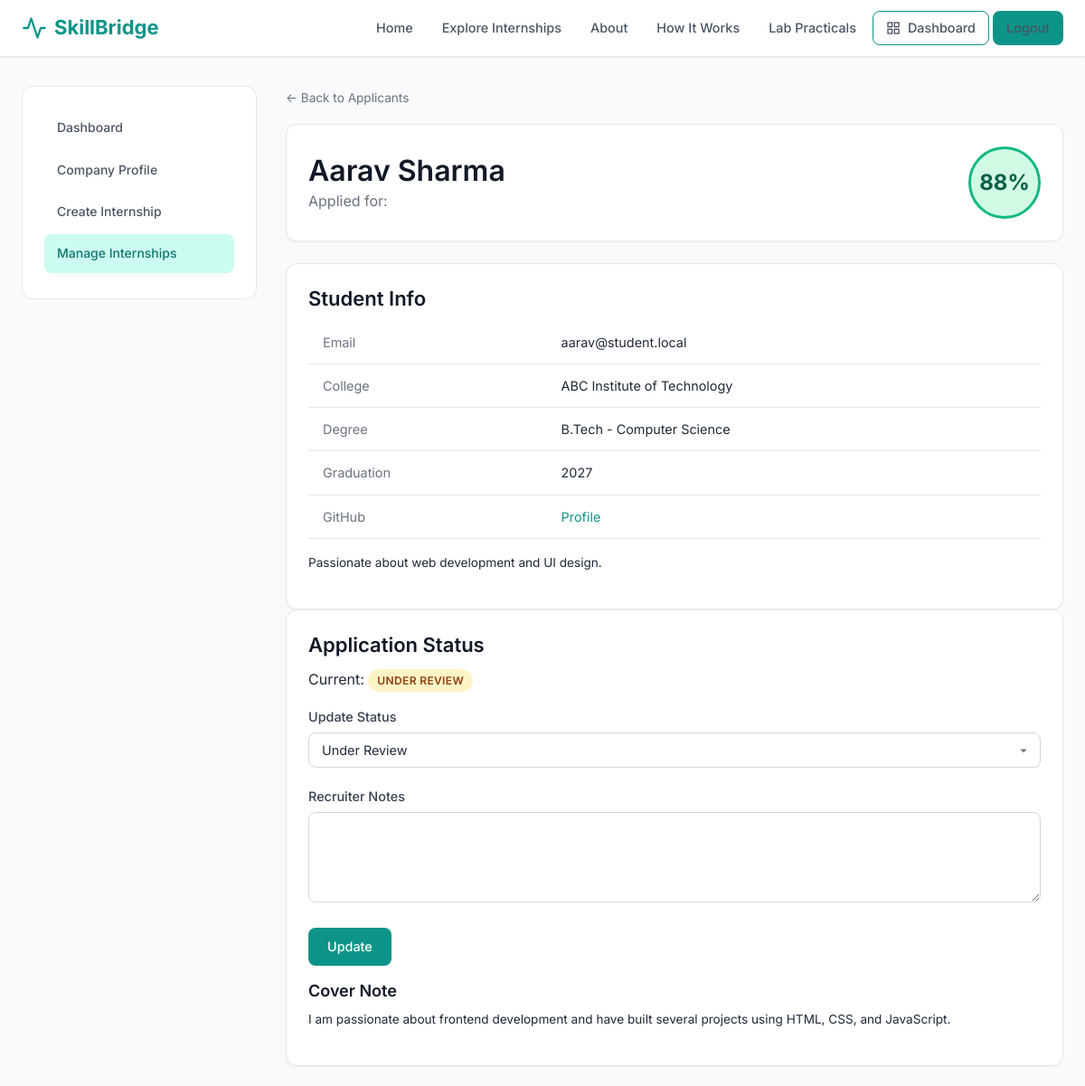
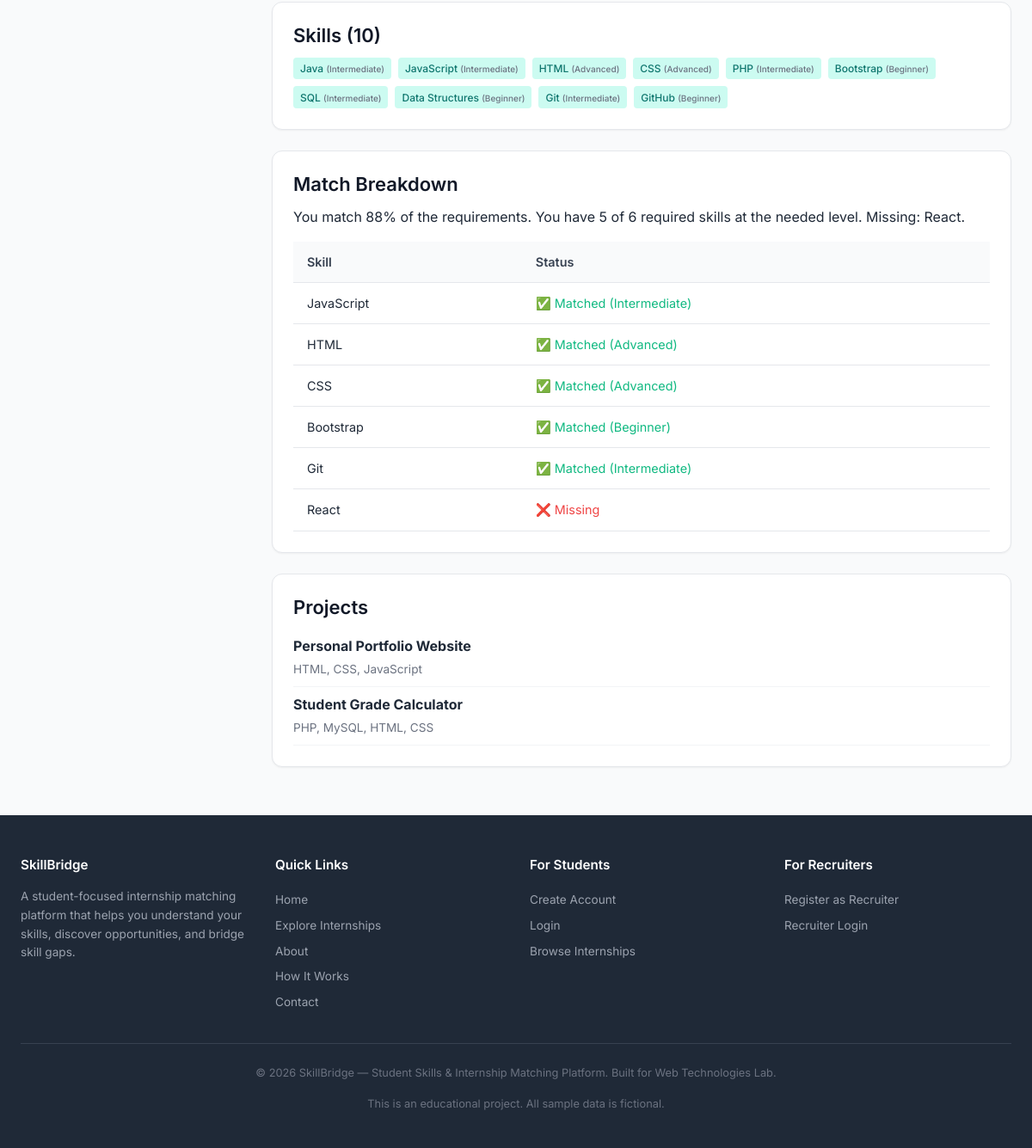
Page /recruiter/candidate-details.php?application_id=1 (signed in) on the committed database (2 pictures, top to bottom).
### tables this page shows
CREATE TABLE student_profiles (
    id INT AUTO_INCREMENT PRIMARY KEY,
    user_id INT NOT NULL,
    college VARCHAR(200) DEFAULT NULL,
    degree VARCHAR(100) DEFAULT NULL,
    branch VARCHAR(100) DEFAULT NULL,
    graduation_year INT DEFAULT NULL,
    preferred_role VARCHAR(100) DEFAULT NULL,
    preferred_location VARCHAR(100) DEFAULT NULL,
    preferred_mode ENUM('remote', 'hybrid', 'onsite') DEFAULT NULL,
    github_url VARCHAR(255) DEFAULT NULL,
    portfolio_url VARCHAR(255) DEFAULT NULL,
    resume_path VARCHAR(255) DEFAULT NULL,
    bio TEXT DEFAULT NULL,
    phone VARCHAR(20) DEFAULT NULL,
    created_at TIMESTAMP DEFAULT CURRENT_TIMESTAMP,
    updated_at TIMESTAMP DEFAULT CURRENT_TIMESTAMP ON UPDATE CURRENT_TIMESTAMP,
    UNIQUE KEY uk_user (user_id),
    FOREIGN KEY (user_id) REFERENCES users(id) ON DELETE CASCADE
);

CREATE TABLE users (
    id INT AUTO_INCREMENT PRIMARY KEY,
    full_name VARCHAR(100) NOT NULL,
    email VARCHAR(150) NOT NULL,
    password_hash VARCHAR(255) NOT NULL,
    role ENUM('student', 'recruiter', 'admin') NOT NULL DEFAULT 'student',
    is_active TINYINT(1) NOT NULL DEFAULT 1,
    created_at TIMESTAMP DEFAULT CURRENT_TIMESTAMP,
    updated_at TIMESTAMP DEFAULT CURRENT_TIMESTAMP ON UPDATE CURRENT_TIMESTAMP,
    UNIQUE KEY uk_email (email)
);

CREATE TABLE applications (
    id INT AUTO_INCREMENT PRIMARY KEY,
    student_profile_id INT NOT NULL,
    internship_id INT NOT NULL,
    status ENUM('applied', 'under_review', 'shortlisted', 'interview_scheduled', 'selected', 'rejected', 'withdrawn') NOT NULL DEFAULT 'applied',
    cover_note TEXT DEFAULT NULL,
    applied_at TIMESTAMP DEFAULT CURRENT_TIMESTAMP,
    updated_at TIMESTAMP DEFAULT CURRENT_TIMESTAMP ON UPDATE CURRENT_TIMESTAMP,
    recruiter_notes TEXT DEFAULT NULL,
    UNIQUE KEY uk_application (student_profile_id, internship_id),
    FOREIGN KEY (student_profile_id) REFERENCES student_profiles(id) ON DELETE CASCADE,
    FOREIGN KEY (internship_id) REFERENCES internships(id) ON DELETE CASCADE,
    INDEX idx_status (status),
    INDEX idx_internship (internship_id)
);

CREATE TABLE student_skills (
    id INT AUTO_INCREMENT PRIMARY KEY,
    student_profile_id INT NOT NULL,
    skill_id INT NOT NULL,
    proficiency ENUM('beginner', 'intermediate', 'advanced') NOT NULL DEFAULT 'beginner',
    created_at TIMESTAMP DEFAULT CURRENT_TIMESTAMP,
    UNIQUE KEY uk_student_skill (student_profile_id, skill_id),
    FOREIGN KEY (student_profile_id) REFERENCES student_profiles(id) ON DELETE CASCADE,
    FOREIGN KEY (skill_id) REFERENCES skills(id) ON DELETE CASCADE
);

CREATE TABLE skills (
    id INT AUTO_INCREMENT PRIMARY KEY,
    category_id INT NOT NULL,
    name VARCHAR(100) NOT NULL,
    description VARCHAR(255) DEFAULT NULL,
    UNIQUE KEY uk_name (name),
    FOREIGN KEY (category_id) REFERENCES skill_categories(id) ON DELETE CASCADE,
    INDEX idx_category (category_id)
);

CREATE TABLE internship_skills (
    id INT AUTO_INCREMENT PRIMARY KEY,
    internship_id INT NOT NULL,
    skill_id INT NOT NULL,
    importance ENUM('required', 'preferred', 'nice_to_have') DEFAULT 'required',
    min_proficiency ENUM('beginner', 'intermediate', 'advanced') DEFAULT 'beginner',
    UNIQUE KEY uk_internship_skill (internship_id, skill_id),
    FOREIGN KEY (internship_id) REFERENCES internships(id) ON DELETE CASCADE,
    FOREIGN KEY (skill_id) REFERENCES skills(id) ON DELETE CASCADE
);

CREATE TABLE projects (
    id INT AUTO_INCREMENT PRIMARY KEY,
    student_profile_id INT NOT NULL,
    title VARCHAR(200) NOT NULL,
    description TEXT DEFAULT NULL,
    technologies VARCHAR(255) DEFAULT NULL,
    project_url VARCHAR(255) DEFAULT NULL,
    github_url VARCHAR(255) DEFAULT NULL,
    start_date DATE DEFAULT NULL,
    end_date DATE DEFAULT NULL,
    created_at TIMESTAMP DEFAULT CURRENT_TIMESTAMP,
    FOREIGN KEY (student_profile_id) REFERENCES student_profiles(id) ON DELETE CASCADE
);

### includes/functions.php (called while the page is built, shortened)
<?php
function e(?string $str): string {
    return htmlspecialchars($str ?? '', ENT_QUOTES, 'UTF-8');
}
function calculateMatchScore(PDO $db, int $studentProfileId, int $internshipId): array {
    $stmt = $db->prepare('
        SELECT isr.skill_id, isr.importance, isr.min_proficiency, s.name AS skill_name
        FROM internship_skills isr
        JOIN skills s ON s.id = isr.skill_id
        WHERE isr.internship_id = ?
    ');
    $stmt->execute([$internshipId]);
    $requiredSkills = $stmt->fetchAll();
    $stmt = $db->prepare('
        SELECT ss.skill_id, ss.proficiency, s.name AS skill_name
        FROM student_skills ss
        JOIN skills s ON s.id = ss.skill_id
        WHERE ss.student_profile_id = ?
    ');
    $stmt->execute([$studentProfileId]);
    $studentSkillsRaw = $stmt->fetchAll();
    $studentSkills = [];
    foreach ($studentSkillsRaw as $ss) {
        $studentSkills[(int)$ss['skill_id']] = $ss['proficiency'];
    }
    $proficiencyLevels = ['beginner' => 1, 'intermediate' => 2, 'advanced' => 3];
    $matched  = [];
    $missing  = [];
    $weak     = [];
    $importanceWeights = ['required' => 1.0, 'preferred' => 0.6, 'nice_to_have' => 0.3];
    $totalWeight = 0;
    $earnedWeight = 0;
    foreach ($requiredSkills as $rs) {
        $skillId   = (int) $rs['skill_id'];
        $skillName = $rs['skill_name'];
        $importance = $rs['importance'];
        $minProf   = $rs['min_proficiency'];
        $weight    = $importanceWeights[$importance] ?? 1.0;
        $totalWeight += $weight;
        if (isset($studentSkills[$skillId])) {
            $studentLevel = $proficiencyLevels[$studentSkills[$skillId]] ?? 1;
            $requiredLevel = $proficiencyLevels[$minProf] ?? 1;
            if ($studentLevel >= $requiredLevel) {
                $matched[] = [
                    'name'       => $skillName,
                    'importance' => $importance,
                    'student_level' => $studentSkills[$skillId],
                    'required_level' => $minProf,
                ];
                $earnedWeight += $weight;
            }
        } else {
            $missing[] = [
                'name'       => $skillName,
                'importance' => $importance,
                'required_level' => $minProf,
            ];
        }
    }
    $score = ($totalWeight > 0) ? round(($earnedWeight / $totalWeight) * 100) : 0;
    $score = min(100, max(0, $score));
    $explanation = "You match {$score}% of the requirements. ";
    $matchedCount = count($matched);
    $totalCount   = count($requiredSkills);
    $explanation  .= "You have {$matchedCount} of {$totalCount} required skills at the needed level. ";
    if (!empty($missing)) {
        $missingNames = array_column($missing, 'name');
        $explanation .= "Missing: " . implode(', ', $missingNames) . ". ";
    }
    return [
        'score'           => $score,
        'matched_skills'  => $matched,
        'missing_skills'  => $missing,
        'weak_skills'     => $weak,
        'total_required'  => $totalCount,
        'explanation'     => trim($explanation),
    ];
}
function statusBadgeClass(string $status): string {
    $map = [
        'applied'             => 'badge-info',
        'under_review'        => 'badge-warning',
        'shortlisted'         => 'badge-primary',
        'interview_scheduled' => 'badge-purple',
        'selected'            => 'badge-success',
        'rejected'            => 'badge-danger',
        'withdrawn'           => 'badge-secondary',
    ];
    return $map[$status] ?? 'badge-secondary';
}
function formatStatus(string $status): string {
    return ucwords(str_replace('_', ' ', $status));
}

### recruiter/candidate-details.php (the view, shortened to what this page needs)
<?php
require_once __DIR__.'/../config/database.php';require_once __DIR__.'/../includes/auth.php';require_once __DIR__.'/../includes/csrf.php';require_once __DIR__.'/../includes/functions.php';
requireRole('recruiter');$db=getDB();$rpId=getRecruiterProfileId($db);
$appId=(int)($_GET['application_id']??0);
$stmt=$db->prepare('SELECT a.*, i.title AS internship_title, i.id AS internship_id FROM applications a JOIN internships i ON i.id=a.internship_id WHERE a.id=? AND i.recruiter_profile_id=?');
$stmt->execute([$appId,$rpId]);$app=$stmt->fetch();
$stmt=$db->prepare('SELECT u.full_name,u.email,sp.* FROM users u JOIN student_profiles sp ON sp.user_id=u.id WHERE sp.id=?');$stmt->execute([$app['student_profile_id']]);$student=$stmt->fetch();
$match=calculateMatchScore($db,(int)$app['student_profile_id'],(int)$app['internship_id']);
$skills=$db->prepare('SELECT ss.proficiency,s.name FROM student_skills ss JOIN skills s ON s.id=ss.skill_id WHERE ss.student_profile_id=?');$skills->execute([$app['student_profile_id']]);$skills=$skills->fetchAll();
$projects=$db->prepare('SELECT * FROM projects WHERE student_profile_id=?');$projects->execute([$app['student_profile_id']]);$projects=$projects->fetchAll();
$level=$match['score']>=70?'high':($match['score']>=40?'medium':'low');
$stmt=$db->prepare('SELECT * FROM applications WHERE id=?');$stmt->execute([$appId]);$app=$stmt->fetch();
include __DIR__.'/../includes/header.php';
?>
<div class="main-content"><div class="container"><div class="dashboard-layout"><?php include __DIR__.'/sidebar.php'; ?>
<div>
<a href="/wtproject/recruiter/applicants.php?internship_id=<?php echo $app['internship_id']; ?>" class="text-sm text-muted">&larr; Back to Applicants</a>
<div class="card mt-2 mb-3">
    <div class="d-flex justify-between align-center flex-wrap gap-2">
        <div><h1 class="mb-0"><?php echo e($student['full_name']); ?></h1><p class="text-muted mb-0">Applied for: <?php echo e($app['internship_title']); ?></p></div>
        <div class="match-score <?php echo $level; ?>" style="width:80px;height:80px;font-size:1.5rem;"><?php echo $match['score']; ?>%</div>
    </div>
</div>
<div class="card-grid-2 mb-3">
    <div class="card"><h3>Student Info</h3>
    <table style="font-size:0.875rem;"><tbody>
    <tr><td class="text-muted">Email</td><td><?php echo e($student['email']); ?></td></tr>
    <tr><td class="text-muted">College</td><td><?php echo e($student['college']); ?></td></tr>
    <tr><td class="text-muted">Degree</td><td><?php echo e($student['degree'].' - '.$student['branch']); ?></td></tr>
    <tr><td class="text-muted">Graduation</td><td><?php echo e($student['graduation_year']); ?></td></tr>
    <?php if($student['github_url']): ?><tr><td class="text-muted">GitHub</td><td><a href="<?php echo e($student['github_url']); ?>" target="_blank">Profile</a></td></tr><?php endif; ?>
    </tbody></table>
    <?php if($student['bio']): ?><p class="text-sm mt-2"><?php echo e($student['bio']); ?></p><?php endif; ?>
    </div>
    <div class="card"><h3>Application Status</h3>
    <p>Current: <span class="badge <?php echo statusBadgeClass($app['status']); ?>"><?php echo formatStatus($app['status']); ?></span></p>
    <form method="POST"><?php echo csrfField(); ?>
    <div class="form-group"><label>Update Status</label>
    <select name="new_status" class="form-control"><?php foreach(['applied','under_review','shortlisted','interview_scheduled','selected','rejected'] as $st): ?><option value="<?php echo $st; ?>" <?php echo $app['status']===$st?'selected':''; ?>><?php echo formatStatus($st); ?></option><?php endforeach; ?></select></div>
    <div class="form-group"><label>Recruiter Notes</label><textarea name="recruiter_notes" class="form-control" rows="3"><?php echo e($app['recruiter_notes']??''); ?></textarea></div>
    <button type="submit" class="btn btn-primary">Update</button></form>
    <?php if($app['cover_note']): ?><h4 class="mt-2">Cover Note</h4><p class="text-sm"><?php echo e($app['cover_note']); ?></p><?php endif; ?>
    </div>
</div>
<div class="card mb-3"><h3>Skills (<?php echo count($skills); ?>)</h3>
<div class="skill-chips"><?php foreach($skills as $s): ?><span class="skill-tag"><?php echo e($s['name']); ?> <small>(<?php echo ucfirst($s['proficiency']); ?>)</small></span><?php endforeach; ?></div></div>
<div class="card mb-3"><h3>Match Breakdown</h3><p><?php echo e($match['explanation']); ?></p>
<table><thead><tr><th>Skill</th><th>Status</th></tr></thead><tbody>
<?php foreach($match['matched_skills'] as $s): ?><tr><td><?php echo e($s['name']); ?></td><td class="text-success">✅ Matched (<?php echo ucfirst($s['student_level']); ?>)</td></tr><?php endforeach; ?>
<?php foreach($match['missing_skills'] as $s): ?><tr><td><?php echo e($s['name']); ?></td><td class="text-danger">❌ Missing</td></tr><?php endforeach; ?>
</tbody></table></div>
<?php if(!empty($projects)): ?><div class="card mb-3"><h3>Projects</h3>
<?php foreach($projects as $p): ?><div style="padding:0.5rem 0;border-bottom:1px solid var(--gray-100);"><strong><?php echo e($p['title']); ?></strong><br><span class="text-sm text-muted"><?php echo e($p['technologies']); ?></span></div><?php endforeach; ?></div><?php endif; ?>
</div></div></div></div>
<?php include __DIR__.'/../includes/footer.php'; ?>

### rows in the picture
student_profiles: user.full_name "Aarav Sharma", user.email "aarav@student.local", college "ABC Institute of Technology", degree+branch "B.Tech - Computer Science", graduation_year "2027", bio "Passionate about web development and UI design."
applications: status "UNDER REVIEW", cover_note "I am passionate about frontend development and have built several projects using HTML, CSS, and JavaScript."
student_skills: skill.name "Java", proficiency "Intermediate"
student_skills: skill.name "JavaScript", proficiency "Intermediate"
student_skills: skill.name "HTML", proficiency "Advanced"
student_skills: skill.name "CSS", proficiency "Advanced"
student_skills: skill.name "PHP", proficiency "Intermediate"
student_skills: skill.name "Bootstrap", proficiency "Beginner"
student_skills: skill.name "SQL", proficiency "Intermediate"
student_skills: skill.name "Data Structures", proficiency "Beginner"
student_skills: skill.name "Git", proficiency "Intermediate"
student_skills: skill.name "GitHub", proficiency "Beginner"
internship_skills: skill.name "JavaScript", min_proficiency "Intermediate"
internship_skills: skill.name "HTML", student_level "Advanced"
internship_skills: skill.name "CSS", student_level "Advanced"
internship_skills: skill.name "Bootstrap", min_proficiency "Beginner"
internship_skills: skill.name "Git", student_level "Intermediate"
internship_skills: skill.name "React"
projects: title "Personal Portfolio Website", technologies "HTML, CSS, JavaScript"
projects: title "Student Grade Calculator", technologies "PHP, MySQL, HTML, CSS"

### other values in the picture
$l[1] "Dashboard"
$l[1] "Company Profile"
$l[1] "Create Internship"
$l[1] "Manage Internships"
$match['score'] "88"
count($skills) "10"
$match['explanation'] "You match 88% of the requirements. You have 5 of 6 required skills at the needed level. Missing: React."
form field new_status "Under Review"
